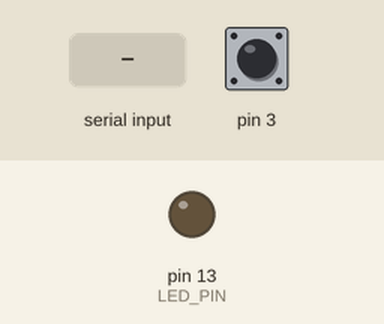
The sketch below on a simulated Arduino Leonardo, built with avr-gcc and run on an emulated ATmega32U4. Parts: output pins drawn as LEDs (lit = HIGH). Inputs (shaded band) come from the test bench; at power-on: pin 3 HIGH. The sensor or clock chip raises its interrupt line as the real part does; what the sketch prints to the serial monitor is not drawn.

Above: at 0.8 s.
0.9 s: "1\n" received over Serial
At 1.9 s:
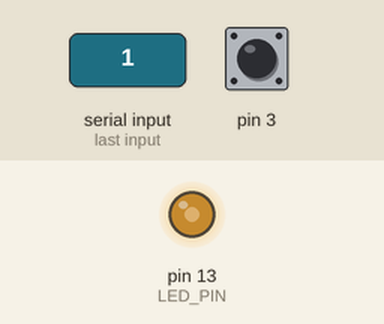
2.9 s: pin 3 pulled LOW for 0.15 s
At 3.4 s:
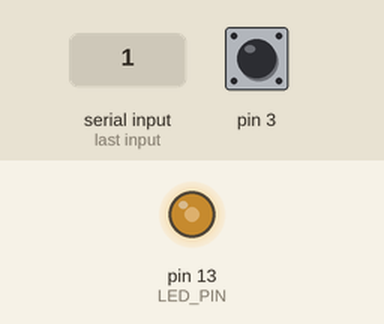
4.6 s: pin 3 pulled LOW for 1 s
At 6.3 s:
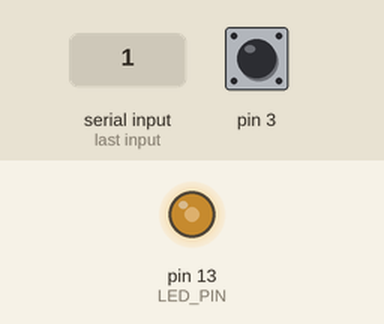
Timing chart, 0 to 7.8 s (numbered marks = the images above; inputs shaded):
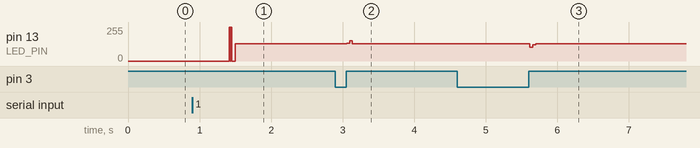

The sketch:

MPU6050_DMP6.ino
```cpp
// I2C device class (I2Cdev) demonstration Arduino sketch for MPU6050 class using DMP (MotionApps v2.0)
// 6/21/2012 by Jeff Rowberg <jeff@rowberg.net>
// Updates should (hopefully) always be available at https://github.com/jrowberg/i2cdevlib
//
// Changelog:
//      2013-05-08 - added seamless Fastwire support
//                 - added note about gyro calibration
//      2012-06-21 - added note about Arduino 1.0.1 + Leonardo compatibility error
//      2012-06-20 - improved FIFO overflow handling and simplified read process
//      2012-06-19 - completely rearranged DMP initialization code and simplification
//      2012-06-13 - pull gyro and accel data from FIFO packet instead of reading directly
//      2012-06-09 - fix broken FIFO read sequence and change interrupt detection to RISING
//      2012-06-05 - add gravity-compensated initial reference frame acceleration output
//                 - add 3D math helper file to DMP6 example sketch
//                 - add Euler output and Yaw/Pitch/Roll output formats
//      2012-06-04 - remove accel offset clearing for better results (thanks Sungon Lee)
//      2012-06-01 - fixed gyro sensitivity to be 2000 deg/sec instead of 250
//      2012-05-30 - basic DMP initialization working

/* ============================================
I2Cdev device library code is placed under the MIT license
Copyright (c) 2012 Jeff Rowberg

Permission is hereby granted, free of charge, to any person obtaining a copy
of this software and associated documentation files (the "Software"), to deal
in the Software without restriction, including without limitation the rights
to use, copy, modify, merge, publish, distribute, sublicense, and/or sell
copies of the Software, and to permit persons to whom the Software is
furnished to do so, subject to the following conditions:

The above copyright notice and this permission notice shall be included in
all copies or substantial portions of the Software.

THE SOFTWARE IS PROVIDED "AS IS", WITHOUT WARRANTY OF ANY KIND, EXPRESS OR
IMPLIED, INCLUDING BUT NOT LIMITED TO THE WARRANTIES OF MERCHANTABILITY,
FITNESS FOR A PARTICULAR PURPOSE AND NONINFRINGEMENT. IN NO EVENT SHALL THE
AUTHORS OR COPYRIGHT HOLDERS BE LIABLE FOR ANY CLAIM, DAMAGES OR OTHER
LIABILITY, WHETHER IN AN ACTION OF CONTRACT, TORT OR OTHERWISE, ARISING FROM,
OUT OF OR IN CONNECTION WITH THE SOFTWARE OR THE USE OR OTHER DEALINGS IN
THE SOFTWARE.
===============================================
*/

// I2Cdev and MPU6050 must be installed as libraries, or else the .cpp/.h files
// for both classes must be in the include path of your project
#include "I2Cdev.h"

#include "MPU6050_6Axis_MotionApps20.h"
//#include "MPU6050.h" // not necessary if using MotionApps include file

// Arduino Wire library is required if I2Cdev I2CDEV_ARDUINO_WIRE implementation
// is used in I2Cdev.h
#if I2CDEV_IMPLEMENTATION == I2CDEV_ARDUINO_WIRE
    #include "Wire.h"
#endif

// class default I2C address is 0x68
// specific I2C addresses may be passed as a parameter here
// AD0 low = 0x68 (default for SparkFun breakout and InvenSense evaluation board)
// AD0 high = 0x69
MPU6050 mpu;
//MPU6050 mpu(0x69); // <-- use for AD0 high

/* =========================================================================
   NOTE: In addition to connection 3.3v, GND, SDA, and SCL, this sketch
   depends on the MPU-6050's INT pin being connected to the Arduino's
   external interrupt #0 pin. On the Arduino Uno and Mega 2560, this is
   digital I/O pin 2.
 * ========================================================================= */

/* =========================================================================
   NOTE: Arduino v1.0.1 with the Leonardo board generates a compile error
   when using Serial.write(buf, len). The Teapot output uses this method.
   The solution requires a modification to the Arduino USBAPI.h file, which
   is fortunately simple, but annoying. This will be fixed in the next IDE
   release. For more info, see these links:

   http://arduino.cc/forum/index.php/topic,109987.0.html
   http://code.google.com/p/arduino/issues/detail?id=958
 * ========================================================================= */


// uncomment "OUTPUT_READABLE_QUATERNION" if you want to see the actual
// quaternion components in a [w, x, y, z] format (not best for parsing
// on a remote host such as Processing or something though)
//#define OUTPUT_READABLE_QUATERNION

// uncomment "OUTPUT_READABLE_EULER" if you want to see Euler angles
// (in degrees) calculated from the quaternions coming from the FIFO.
// Note that Euler angles suffer from gimbal lock (for more info, see
// http://en.wikipedia.org/wiki/Gimbal_lock)
//#define OUTPUT_READABLE_EULER

// uncomment "OUTPUT_READABLE_YAWPITCHROLL" if you want to see the yaw/
// pitch/roll angles (in degrees) calculated from the quaternions coming
// from the FIFO. Note this also requires gravity vector calculations.
// Also note that yaw/pitch/roll angles suffer from gimbal lock (for
// more info, see: http://en.wikipedia.org/wiki/Gimbal_lock)
//#define OUTPUT_READABLE_YAWPITCHROLL

// uncomment "OUTPUT_READABLE_REALACCEL" if you want to see acceleration
// components with gravity removed. This acceleration reference frame is
// not compensated for orientation, so +X is always +X according to the
// sensor, just without the effects of gravity. If you want acceleration
// compensated for orientation, us OUTPUT_READABLE_WORLDACCEL instead.
//#define OUTPUT_READABLE_REALACCEL

// uncomment "OUTPUT_READABLE_WORLDACCEL" if you want to see acceleration
// components with gravity removed and adjusted for the world frame of
// reference (yaw is relative to initial orientation, since no magnetometer
// is present in this case). Could be quite handy in some cases.
//#define OUTPUT_READABLE_WORLDACCEL

// uncomment "OUTPUT_TEAPOT" if you want output that matches the
// format used for the InvenSense teapot demo
#define OUTPUT_TEAPOT


#define LED_PIN 13 // (Arduino is 13, Teensy is 11, Teensy++ is 6)
bool blinkState = false;

// MPU control/status vars
bool dmpReady = false;  // set true if DMP init was successful
uint8_t mpuIntStatus;   // holds actual interrupt status byte from MPU
uint8_t devStatus;      // return status after each device operation (0 = success, !0 = error)
uint16_t packetSize;    // expected DMP packet size (default is 42 bytes)
uint16_t fifoCount;     // count of all bytes currently in FIFO
uint8_t fifoBuffer[64]; // FIFO storage buffer

// orientation/motion vars
Quaternion q;           // [w, x, y, z]         quaternion container
VectorInt16 aa;         // [x, y, z]            accel sensor measurements
VectorInt16 aaReal;     // [x, y, z]            gravity-free accel sensor measurements
VectorInt16 aaWorld;    // [x, y, z]            world-frame accel sensor measurements
VectorFloat gravity;    // [x, y, z]            gravity vector
float euler[3];         // [psi, theta, phi]    Euler angle container
float ypr[3];           // [yaw, pitch, roll]   yaw/pitch/roll container and gravity vector

// packet structure for InvenSense teapot demo
uint8_t teapotPacket[14] = { '$', 0x02, 0,0, 0,0, 0,0, 0,0, 0x00, 0x00, '\r', '\n' };


// ================================================================
// ===               INTERRUPT DETECTION ROUTINE                ===
// ================================================================

volatile bool mpuInterrupt = false;     // indicates whether MPU interrupt pin has gone high
void dmpDataReady() {
    mpuInterrupt = true;
}


// ================================================================
// ===                      INITIAL SETUP                       ===
// ================================================================

void setup() {
    // join I2C bus (I2Cdev library doesn't do this automatically)
    #if I2CDEV_IMPLEMENTATION == I2CDEV_ARDUINO_WIRE
        Wire.begin();
        //Wire.setClock(200000);
        //TWBR = 24; // 400kHz I2C clock (200kHz if CPU is 8MHz)
    #elif I2CDEV_IMPLEMENTATION == I2CDEV_BUILTIN_FASTWIRE
        Fastwire::setup(400, true);
    #endif

    // initialize serial communication
    // (115200 chosen because it is required for Teapot Demo output, but it's
    // really up to you depending on your project)
    Serial.begin(57600);
    while (!Serial); // wait for Leonardo enumeration, others continue immediately

    // NOTE: 8MHz or slower host processors, like the Teensy @ 3.3v or Ardunio
    // Pro Mini running at 3.3v, cannot handle this baud rate reliably due to
    // the baud timing being too misaligned with processor ticks. You must use
    // 38400 or slower in these cases, or use some kind of external separate
    // crystal solution for the UART timer.

    // initialize device
    Serial.println(F("Initializing I2C devices..."));
    mpu.initialize();

    // verify connection
    Serial.println(F("Testing device connections..."));
    Serial.println(mpu.testConnection() ? F("MPU6050 connection successful") : F("MPU6050 connection failed"));

    // wait for ready
    Serial.println(F("\nSend any character to begin DMP programming and demo: "));
    while (Serial.available() && Serial.read()); // empty buffer
    while (!Serial.available());                 // wait for data
    while (Serial.available() && Serial.read()); // empty buffer again

    // load and configure the DMP
    Serial.println(F("Initializing DMP..."));
    devStatus = mpu.dmpInitialize();

    // supply your own gyro offsets here, scaled for min sensitivity
    //mpu.setXGyroOffset(220);
    //mpu.setYGyroOffset(76);
    //mpu.setZGyroOffset(-85);
    //mpu.setZAccelOffset(1788); // 1688 factory default for my test chip

    // make sure it worked (returns 0 if so)
    if (devStatus == 0) {
        // turn on the DMP, now that it's ready
        Serial.println(F("Enabling DMP..."));
        mpu.setDMPEnabled(true);

        // enable Arduino interrupt detection
        Serial.println(F("Enabling interrupt detection (Arduino external interrupt 0)..."));
        attachInterrupt(0, dmpDataReady, RISING);
        mpuIntStatus = mpu.getIntStatus();

        // set our DMP Ready flag so the main loop() function knows it's okay to use it
        Serial.println(F("DMP ready! Waiting for first interrupt..."));
        dmpReady = true;

        // get expected DMP packet size for later comparison
        packetSize = mpu.dmpGetFIFOPacketSize();
    } else {
        // ERROR!
        // 1 = initial memory load failed
        // 2 = DMP configuration updates failed
        // (if it's going to break, usually the code will be 1)
        Serial.print(F("DMP Initialization failed (code "));
        Serial.print(devStatus);
        Serial.println(F(")"));
    }

    // configure LED for output
    pinMode(LED_PIN, OUTPUT);
}


// ================================================================
// ===                    MAIN PROGRAM LOOP                     ===
// ================================================================

void loop() {
    // if programming failed, don't try to do anything
    if (!dmpReady) return;

    // wait for MPU interrupt or extra packet(s) available
    while (!mpuInterrupt && fifoCount < packetSize) {
        // other program behavior stuff here
        // .
        // .
        // .
        // if you are really paranoid you can frequently test in between other
        // stuff to see if mpuInterrupt is true, and if so, "break;" from the
        // while() loop to immediately process the MPU data
        // .
        // .
        // .
    }

    // reset interrupt flag and get INT_STATUS byte
    mpuInterrupt = false;
    mpuIntStatus = mpu.getIntStatus();

    // get current FIFO count
    fifoCount = mpu.getFIFOCount();

    // check for overflow (this should never happen unless our code is too inefficient)
    if ((mpuIntStatus & 0x10) || fifoCount == 1024) {
        // reset so we can continue cleanly
        mpu.resetFIFO();
        Serial.println(F("FIFO overflow!"));

    // otherwise, check for DMP data ready interrupt (this should happen frequently)
    } else if (mpuIntStatus & 0x02) {
        // wait for correct available data length, should be a VERY short wait
        while (fifoCount < packetSize) fifoCount = mpu.getFIFOCount();

        // read a packet from FIFO
        mpu.getFIFOBytes(fifoBuffer, packetSize);

        //mpu.resetFIFO();

        // track FIFO count here in case there is > 1 packet available
        // (this lets us immediately read more without waiting for an interrupt)
        fifoCount -= packetSize;

        #ifdef OUTPUT_READABLE_QUATERNION
            // display quaternion values in easy matrix form: w x y z
            mpu.dmpGetQuaternion(&q, fifoBuffer);
            Serial.print("quat\t");
            Serial.print(q.w);
            Serial.print("\t");
            Serial.print(q.x);
            Serial.print("\t");
            Serial.print(q.y);
            Serial.print("\t");
            Serial.println(q.z);
        #endif

        #ifdef OUTPUT_READABLE_EULER
            // display Euler angles in degrees
            mpu.dmpGetQuaternion(&q, fifoBuffer);
            mpu.dmpGetEuler(euler, &q);
            Serial.print("euler\t");
            Serial.print(euler[0] * 180/M_PI);
            Serial.print("\t");
            Serial.print(euler[1] * 180/M_PI);
            Serial.print("\t");
            Serial.println(euler[2] * 180/M_PI);
        #endif

        #ifdef OUTPUT_READABLE_YAWPITCHROLL
            // display Euler angles in degrees
            mpu.dmpGetQuaternion(&q, fifoBuffer);
            mpu.dmpGetGravity(&gravity, &q);
            mpu.dmpGetYawPitchRoll(ypr, &q, &gravity);
            Serial.print("ypr\t");
            Serial.print(ypr[0] * 180/M_PI);
            Serial.print("\t");
            Serial.print(ypr[1] * 180/M_PI);
            Serial.print("\t");
            Serial.println(ypr[2] * 180/M_PI);
        #endif

        #ifdef OUTPUT_READABLE_REALACCEL
            // display real acceleration, adjusted to remove gravity
            mpu.dmpGetQuaternion(&q, fifoBuffer);
            mpu.dmpGetAccel(&aa, fifoBuffer);
            mpu.dmpGetGravity(&gravity, &q);
            mpu.dmpGetLinearAccel(&aaReal, &aa, &gravity);
            Serial.print("areal\t");
            Serial.print(aaReal.x);
            Serial.print("\t");
            Serial.print(aaReal.y);
            Serial.print("\t");
            Serial.println(aaReal.z);
        #endif

        #ifdef OUTPUT_READABLE_WORLDACCEL
            // display initial world-frame acceleration, adjusted to remove gravity
            // and rotated based on known orientation from quaternion
            mpu.dmpGetQuaternion(&q, fifoBuffer);
            mpu.dmpGetAccel(&aa, fifoBuffer);
            mpu.dmpGetGravity(&gravity, &q);
            mpu.dmpGetLinearAccel(&aaReal, &aa, &gravity);
            mpu.dmpGetLinearAccelInWorld(&aaWorld, &aaReal, &q);
            Serial.print("aworld\t");
            Serial.print(aaWorld.x);
            Serial.print("\t");
            Serial.print(aaWorld.y);
            Serial.print("\t");
            Serial.println(aaWorld.z);
        #endif

        #ifdef OUTPUT_TEAPOT
            // display quaternion values in InvenSense Teapot demo format:
            teapotPacket[2] = fifoBuffer[0];
            teapotPacket[3] = fifoBuffer[1];
            teapotPacket[4] = fifoBuffer[4];
            teapotPacket[5] = fifoBuffer[5];
            teapotPacket[6] = fifoBuffer[8];
            teapotPacket[7] = fifoBuffer[9];
            teapotPacket[8] = fifoBuffer[12];
            teapotPacket[9] = fifoBuffer[13];
            Serial.write(teapotPacket, 14);
            teapotPacket[11]++; // packetCount, loops at 0xFF on purpose
        #endif

        // blink LED to indicate activity
        blinkState = !blinkState;
        digitalWrite(LED_PIN, blinkState);
    }
}
```

Measured:
- after the input at 0.9 s, pin 13 (LED_PIN): 0/255 → 128/255 after 0.52 s
- after the input at 2.9 s, pin 13 (LED_PIN): 128/255 → 135/255 after 0.16 s, → 153/255 0.04 s later, → 128/255 0.04 s later
- after the input at 4.6 s, pin 13 (LED_PIN): 128/255 → 102/255 after 1.0 s, → 122/255 0.04 s later, → 128/255 0.04 s later
